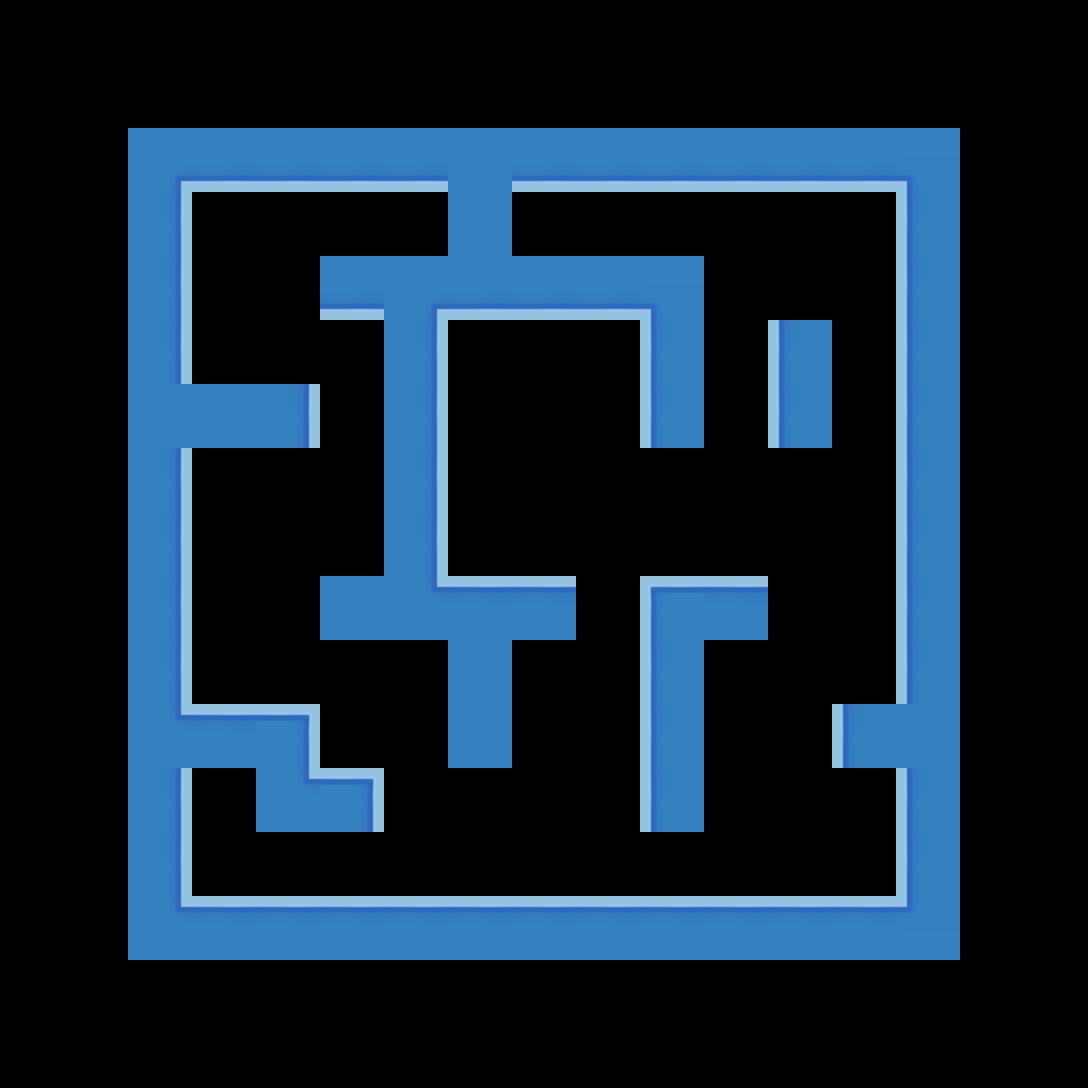

This game map was drawn from its Tiled (.tmx) file and the tilesets committed beside it. A one-line description and the full map source follow:
An orthogonal 17x17 tile map with 64x64 px tiles, 1 tile layer (Tile Layer 1), 3 tilesets and 29 objects (20x Obstacle, 6x Blackhole, Planet, Ship, Timer).

<map version="1.8" tiledversion="1.8.1" orientation="orthogonal" renderorder="right-down" width="17" height="17" tilewidth="64" tileheight="64" infinite="0" nextlayerid="4" nextobjectid="60">
 <tileset firstgid="1" name="Marble_Game_Prototype_Tileset" tilewidth="64" tileheight="64" tilecount="100" columns="10">
  <image source="City_Level_1.png" trans="ff00ff" width="640" height="640" />
 </tileset>
 <tileset firstgid="101" name="tile-set" tilewidth="64" tileheight="64" tilecount="15" columns="5">
  <image source="tile-set.png" width="320" height="192" />
 </tileset>
 <tileset firstgid="116" name="tile-set" tilewidth="64" tileheight="64" tilecount="15" columns="5">
  <image source="tile-set.png" trans="ff00ff" width="320" height="192" />
 </tileset>
 <layer id="1" name="Tile Layer 1" width="17" height="17">
  <data encoding="csv">
0,0,0,0,0,0,0,0,0,0,0,0,0,0,0,0,0,
0,0,0,0,0,0,0,0,0,0,0,0,0,0,0,0,0,
0,0,102,103,103,103,103,108,103,103,103,103,103,103,104,0,0,
0,0,107,0,0,0,0,108,0,0,0,0,0,0,109,0,0,
0,0,107,0,0,103,102,103,103,103,104,0,0,0,109,0,0,
0,0,107,0,0,0,107,0,0,0,109,0,109,0,109,0,0,
0,0,108,108,107,0,107,0,0,0,109,0,109,0,109,0,0,
0,0,107,0,0,0,107,0,0,0,0,0,0,0,109,0,0,
0,0,107,0,0,0,107,0,0,0,0,0,0,0,109,0,0,
0,0,107,0,0,108,112,113,113,0,101,113,0,0,109,0,0,
0,0,107,0,0,0,0,108,0,0,109,0,0,0,109,0,0,
0,0,112,113,105,0,0,108,0,0,109,0,0,109,108,0,0,
0,0,107,0,112,105,0,0,0,0,109,0,0,0,109,0,0,
0,0,107,0,0,0,0,0,0,0,0,0,0,0,109,0,0,
0,0,112,113,113,113,113,113,113,113,113,113,113,113,114,0,0,
0,0,0,0,0,0,0,0,0,0,0,0,0,0,0,0,0,
0,0,0,0,0,0,0,0,0,0,0,0,0,0,0,0,0
</data>
 </layer>
 <objectgroup id="2" name="Object Layer 1">
  <object id="7" type="Obstacle" x="128" y="128" width="64" height="832" />
  <object id="8" type="Obstacle" x="192" y="896" width="768" height="64" />
  <object id="9" type="Obstacle" x="896" y="128" width="64" height="768" />
  <object id="10" type="Obstacle" x="192" y="128" width="704" height="64" />
  <object id="11" type="Obstacle" x="192" y="704" width="128" height="64" />
  <object id="19" type="Obstacle" x="192" y="384" width="128" height="64" />
  <object id="26" type="Obstacle" x="256" y="768" width="128" height="64" />
  <object id="28" type="Obstacle" x="704" y="576" width="255" height="64" rotation="90" />
  <object id="29" type="Obstacle" x="576.182" y="576" width="64" height="64" rotation="90" />
  <object id="30" type="Obstacle" x="832.167" y="320.333" width="127.562" height="64" rotation="90" />
  <object id="31" type="Obstacle" x="704" y="256" width="192" height="64" rotation="90" />
  <object id="32" type="Obstacle" x="320" y="576" width="192" height="64" />
  <object id="33" type="Obstacle" x="447.667" y="320" width="255.667" height="64" rotation="90" />
  <object id="34" type="Obstacle" x="448" y="640" width="64" height="128" />
  <object id="35" type="Obstacle" x="832" y="704.333" width="64" height="64" />
  <object id="36" type="Obstacle" x="448" y="192" width="63" height="64" />
  <object id="37" type="Obstacle" x="319.667" y="255.667" width="192.625" height="64" />
  <object id="55" type="Obstacle" x="704" y="575.917" width="64" height="64" />
  <object id="46" name="Blackhole" type="Blackhole" x="383.667" y="191.667" width="64" height="64">
   <properties>
    <property name="range" type="int" value="50" />
   </properties>
   <ellipse />
  </object>
  <object id="48" name="Blackhole" type="Blackhole" x="512" y="385" width="64" height="64">
   <properties>
    <property name="range" type="int" value="50" />
   </properties>
   <ellipse />
  </object>
  <object id="49" name="Blackhole" type="Blackhole" x="192" y="448" width="64" height="64">
   <properties>
    <property name="range" type="int" value="50" />
   </properties>
   <ellipse />
  </object>
  <object id="50" name="Blackhole" type="Blackhole" x="384" y="832" width="64" height="64">
   <properties>
    <property name="range" type="int" value="50" />
   </properties>
   <ellipse />
  </object>
  <object id="51" name="Blackhole" type="Blackhole" x="832" y="832" width="64" height="64">
   <properties>
    <property name="range" type="int" value="50" />
   </properties>
   <ellipse />
  </object>
  <object id="53" name="Blackhole" type="Blackhole" x="704" y="320" width="64" height="64">
   <properties>
    <property name="range" type="int" value="50" />
   </properties>
   <ellipse />
  </object>
  <object id="57" type="Obstacle" x="512" y="280.182" width="64" height="39.8182" />
  <object id="58" type="Obstacle" x="576.409" y="256" width="64" height="64" />
  <object id="6" name="Planet" type="Planet" x="208" y="208.5" width="32" height="32">
   <ellipse />
  </object>
  <object id="5" name="Ship" type="Ship" x="512.417" y="195" width="64" height="64">
   <ellipse />
  </object>
  <object id="59" name="timer" type="Timer" x="0" y="0" width="60" height="52" visible="0">
   <properties>
    <property name="timer" type="int" value="60" />
   </properties>
  </object>
 </objectgroup>
</map>
